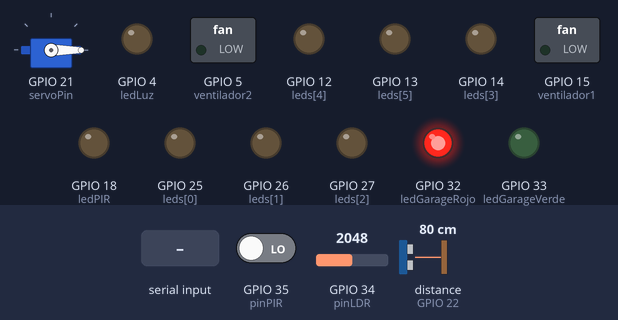
The sketch below on a simulated ESP32. Parts: servo, switched loads named in the sketch (green lamp = pin HIGH), output pins drawn as LEDs (lit = HIGH). Wiring (inferred from the names in the program): ultrasonic range finder: trigger GPIO 23; echo GPIO 22. The inputs (shaded band) are chosen by the test bench; at power-on: distance to the obstacle (sensor on GPIO 22) 80 cm, GPIO 34 (pinLDR) = 2048, GPIO 35 (pinPIR) LOW. The echo pulse lasts 58.3 µs per cm; pins used as bus, display or sensor lines are not drawn; what the sketch prints to the serial monitor is not drawn.

Above: at 1.2 s.
1.3 s: distance to the obstacle (sensor on GPIO 22) set to 23 cm
2.8 s: distance to the obstacle (sensor on GPIO 22) set to 18 cm
At 3.7 s:
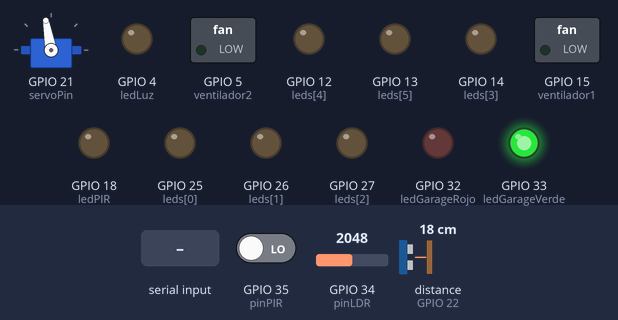
4.5 s: "A\n" received over Serial
At 5.5 s:
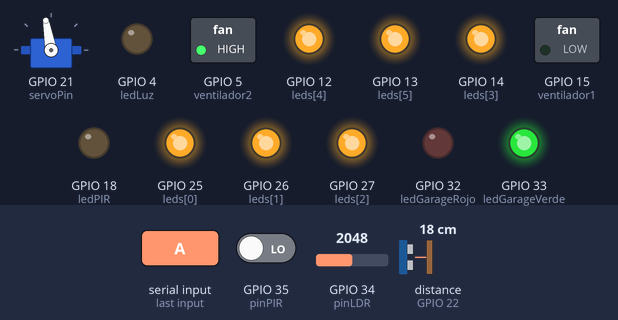
6.1 s: GPIO 34 (pinLDR) set to 1254
9.1 s: GPIO 34 (pinLDR) set to 1125
At 9.9 s:
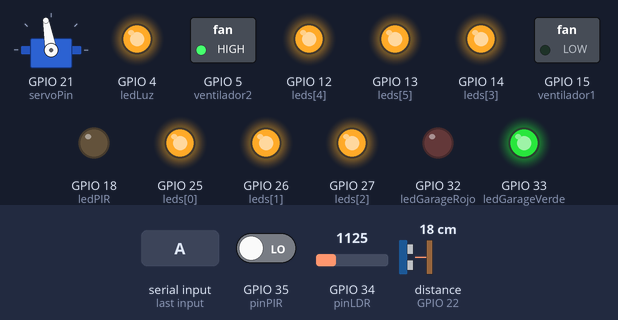
10.6 s: GPIO 35 (pinPIR) driven HIGH
At 11.7 s:
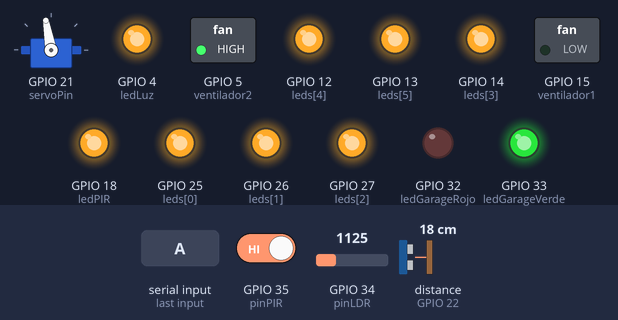
Timing chart, 0 to 15.5 s (numbered marks = the images above; inputs shaded):
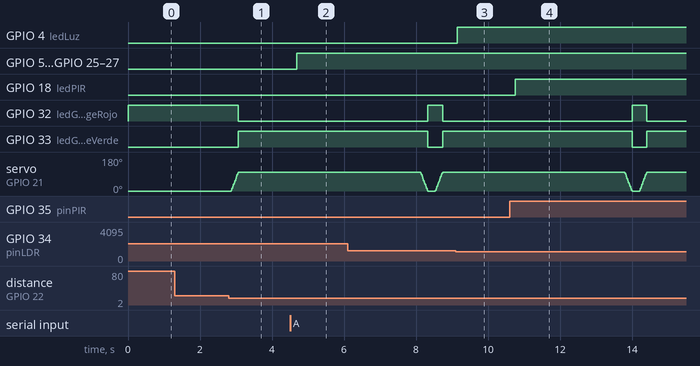

Measured:
- the behaviour switches between 21 and 20 cm on distance to the obstacle (sensor on GPIO 22) (found by bisection; images 0 and 1)
- the behaviour switches between 1200 and 1199 on GPIO 34 (pinLDR) (found by bisection; images 2 and 3)
- after the input at 1.3 s, every drawn part: stays the same
- after the input at 2.8 s, GPIO 32 (ledGarageRojo): HIGH → LOW after 0.27 s; GPIO 33 (ledGarageVerde): LOW → HIGH after 0.27 s; servo on GPIO 21 (servoPin): moves from 0° to 100° over 0.20 s, starting after 0.07 s
- after the input at 4.5 s, GPIO 5 (ventilador2), GPIO 12 (leds[4]), GPIO 13 (leds[5]), GPIO 14 (leds[3]), GPIO 25 (leds[0]), GPIO 26 (leds[1]), GPIO 27 (leds[2]): LOW → HIGH after 0.18 s
- after the input at 9.1 s, GPIO 4 (ledLuz): LOW → HIGH at once
- after the input at 10.6 s, GPIO 18 (ledPIR): LOW → HIGH after 0.16 s

The sketch:

CASA_DOMOTICA.ino
```cpp
#include <Arduino.h>
#include <ESP32Servo.h>

// Pines ESP32
const int leds[]         = {25, 26, 27, 14, 12, 13}; // LEDs habitaciones
const int ventilador1    = 15;
const int ventilador2    = 5;
const int ledLuz         = 4;     // LED para fotorresistencia (indica oscuridad)
const int pinLDR         = 34;    // Foto celda analógica (ADC)
const int pinPIR         = 35;    // Sensor presencia PIR
const int ledPIR         = 18;    // LED PIR

// Garaje
const int trigPin        = 23;
const int echoPin        = 22;
const int servoPin       = 21;
const int ledGarageVerde = 33;
const int ledGarageRojo  = 32;

Servo servo;
const int anguloAbierto = 100;
const int anguloCerrado = 0;
int anguloActual = anguloCerrado;
bool puertaAbierta = false;
unsigned long tiempoUltimaDeteccion = 0;
const unsigned long tiempoEsperaCerrar = 5000;

// Variables generales
bool estados[8] = {false}; // 6 LEDs + 2 ventiladores
bool estadoSala = false;
String comando = "";

HardwareSerial ArduinoSerial(1); // UART1, para comunicación con Arduino Uno

// Temperatura y humedad recibidas
float tempArduino = 0.0;
float humArduino = 0.0;

void setup() {
  Serial.begin(115200);
  ArduinoSerial.begin(9600, SERIAL_8N1, 16, 17); // RX=16, TX=17

  for (int i = 0; i < 6; i++) {
    pinMode(leds[i], OUTPUT);
    digitalWrite(leds[i], LOW);
  }

  pinMode(ventilador1, OUTPUT);
  pinMode(ventilador2, OUTPUT);
  digitalWrite(ventilador1, LOW);
  digitalWrite(ventilador2, LOW);

  pinMode(ledLuz, OUTPUT);
  digitalWrite(ledLuz, LOW);

  pinMode(pinPIR, INPUT);
  pinMode(ledPIR, OUTPUT);
  digitalWrite(ledPIR, LOW);

  pinMode(trigPin, OUTPUT);
  pinMode(echoPin, INPUT);
  servo.attach(servoPin);
  servo.write(anguloCerrado);

  pinMode(ledGarageVerde, OUTPUT);
  pinMode(ledGarageRojo, OUTPUT);
  digitalWrite(ledGarageVerde, LOW);
  digitalWrite(ledGarageRojo, HIGH);

  Serial.println("✅ Sistema domótico ESP32 iniciado.");
}

void loop() {
  leerComandosSerial();
  leerDatosArduino();
  controlVentiladorPorTemperatura();
  manejarGaraje();
  manejarFotoCelda();
  manejarPIR();
  delay(200);
}

void leerComandosSerial() {
  while (Serial.available()) {
    char c = Serial.read();
    if (c == '\n') {
      procesarComando(comando);
      comando = "";
    } else {
      comando += c;
    }
  }
}

void leerDatosArduino() {
  while (ArduinoSerial.available()) {
    String linea = ArduinoSerial.readStringUntil('\n');
    linea.trim();

    // Lectura de temperatura y humedad
    if (linea.startsWith("TEMP:")) {
      int posHum = linea.indexOf(",HUM:");
      if (posHum > 0) {
        String tempStr = linea.substring(5, posHum);
        String humStr = linea.substring(posHum + 5);
        tempArduino = tempStr.toFloat();
        humArduino = humStr.toFloat();
        Serial.printf("🌡️ Temp: %.1f °C, Hum: %.1f %%\n", tempArduino, humArduino);
      }
    }

    // Detección de palmada desde el Arduino Uno
    if (linea == "PALMADA") {
      estadoSala = !estadoSala;
      digitalWrite(leds[2], estadoSala ? HIGH : LOW); // D27
      estados[2] = estadoSala;
      Serial.println(estadoSala ? "🎵 Sala encendida (Arduino)" : "🎵 Sala apagada (Arduino)");
    }
  }
}

void controlVentiladorPorTemperatura() {
  if (tempArduino > 30.0) {
    digitalWrite(ventilador1, HIGH);
    estados[6] = true;
  } else {
    digitalWrite(ventilador1, LOW);
    estados[6] = false;
  }
}

void manejarGaraje() {
  long distancia = medirDistancia();
  if (!puertaAbierta && distancia > 0 && distancia < 20) {
    abrirPuerta();
    puertaAbierta = true;
    tiempoUltimaDeteccion = millis();
  }
  if (puertaAbierta && millis() - tiempoUltimaDeteccion >= tiempoEsperaCerrar) {
    cerrarPuerta();
    puertaAbierta = false;
  }
}

void manejarFotoCelda() {
  int valorLDR = analogRead(pinLDR); // 0 - 4095
  const int umbralLuz = 1200;

  Serial.printf("📷 LDR: %d\n", valorLDR); // Para depurar

  if (valorLDR < umbralLuz) {
    digitalWrite(ledLuz, HIGH); // Oscuro
  } else {
    digitalWrite(ledLuz, LOW);
  }
}

void manejarPIR() {
  bool presencia = digitalRead(pinPIR);
  digitalWrite(ledPIR, presencia ? HIGH : LOW);
}

void procesarComando(String cmd) {
  cmd.trim();
  Serial.print("📥 Comando recibido: ");
  Serial.println(cmd);

  if (cmd == "A") {
    for (int i = 0; i < 6; i++) {
      estados[i] = true;
      digitalWrite(leds[i], HIGH);
    }
    digitalWrite(ventilador1, HIGH);
    digitalWrite(ventilador2, HIGH);
    estados[6] = true;
    estados[7] = true;
    return;
  }

  if (cmd == "B") {
    for (int i = 0; i < 6; i++) {
      estados[i] = false;
      digitalWrite(leds[i], LOW);
    }
    digitalWrite(ventilador1, LOW);
    digitalWrite(ventilador2, LOW);
    estados[6] = false;
    estados[7] = false;
    return;
  }

  int coma = cmd.indexOf(',');
  if (coma > 0 && coma < cmd.length() - 1) {
    int id = cmd.substring(0, coma).toInt();
    int valor = cmd.substring(coma + 1).toInt();

    if (id >= 1 && id <= 6) {
      int i = id - 1;
      estados[i] = (valor == 1);
      digitalWrite(leds[i], estados[i] ? HIGH : LOW);
      Serial.printf("🔆 LED %d %s\n", id, estados[i] ? "encendido" : "apagado");
    }
    if (id == 7) {
      digitalWrite(ventilador1, valor ? HIGH : LOW);
      Serial.println(valor ? "🌀 Ventilador 1 encendido" : "🌀 Ventilador 1 apagado");
      estados[6] = valor;
    }
    if (id == 8) {
      digitalWrite(ventilador2, valor ? HIGH : LOW);
      Serial.println(valor ? "🌀 Ventilador 2 encendido" : "🌀 Ventilador 2 apagado");
      estados[7] = valor;
    }
  }
}

long medirDistancia() {
  digitalWrite(trigPin, LOW);
  delayMicroseconds(2);
  digitalWrite(trigPin, HIGH);
  delayMicroseconds(10);
  digitalWrite(trigPin, LOW);

  long duracion = pulseIn(echoPin, HIGH, 30000);
  if (duracion == 0) return -1;
  return duracion * 0.034 / 2;
}

void abrirPuerta() {
  Serial.println("🚗 Abriendo garaje...");
  for (int ang = anguloActual; ang <= anguloAbierto; ang += 5) {
    servo.write(ang);
    delay(10);
  }
  anguloActual = anguloAbierto;
  digitalWrite(ledGarageVerde, HIGH);
  digitalWrite(ledGarageRojo, LOW);
  Serial.println("✅ Garaje abierto");
}

void cerrarPuerta() {
  Serial.println("🚪 Cerrando garaje...");
  for (int ang = anguloActual; ang >= anguloCerrado; ang -= 5) {
    servo.write(ang);
    delay(10);
  }
  anguloActual = anguloCerrado;
  digitalWrite(ledGarageVerde, LOW);
  digitalWrite(ledGarageRojo, HIGH);
  Serial.println("✅ Garaje cerrado");
  }
```
